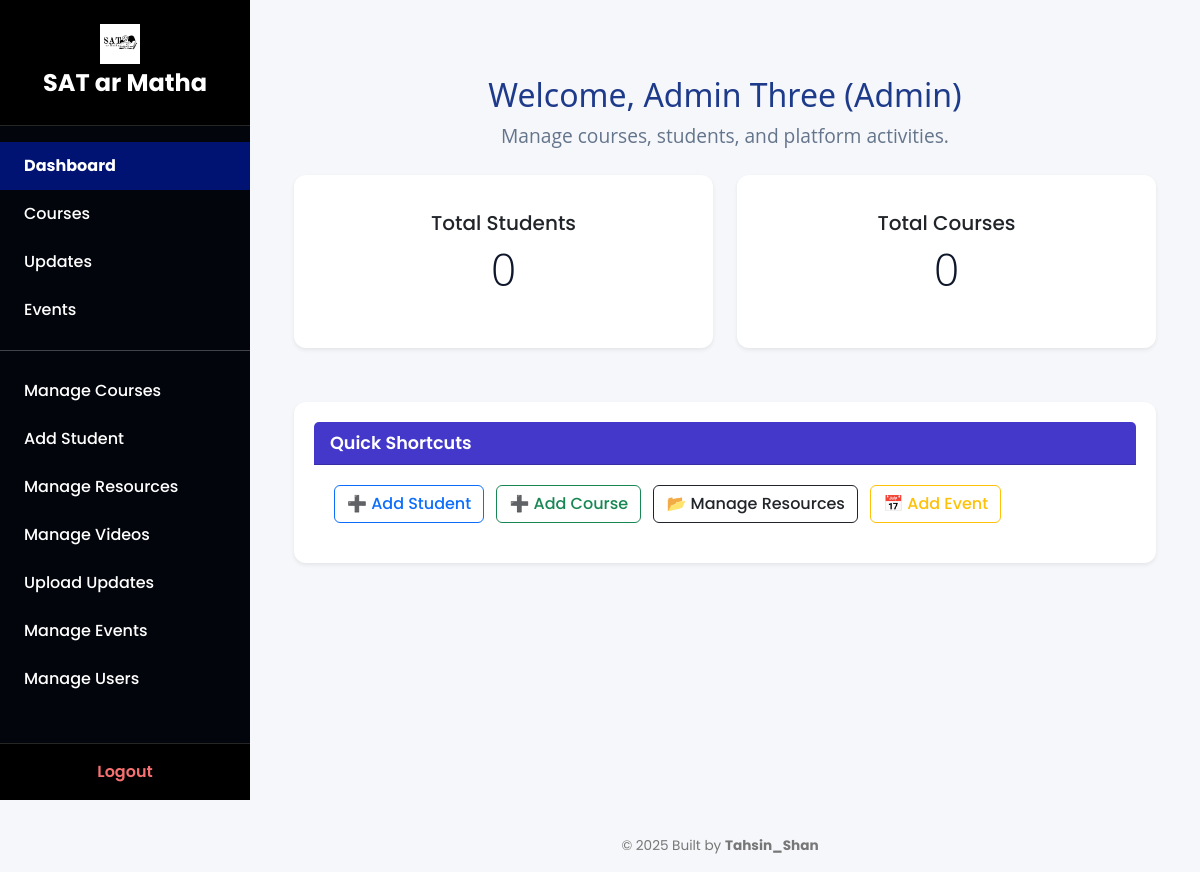
The app's page /dashboard (signed in), older data.
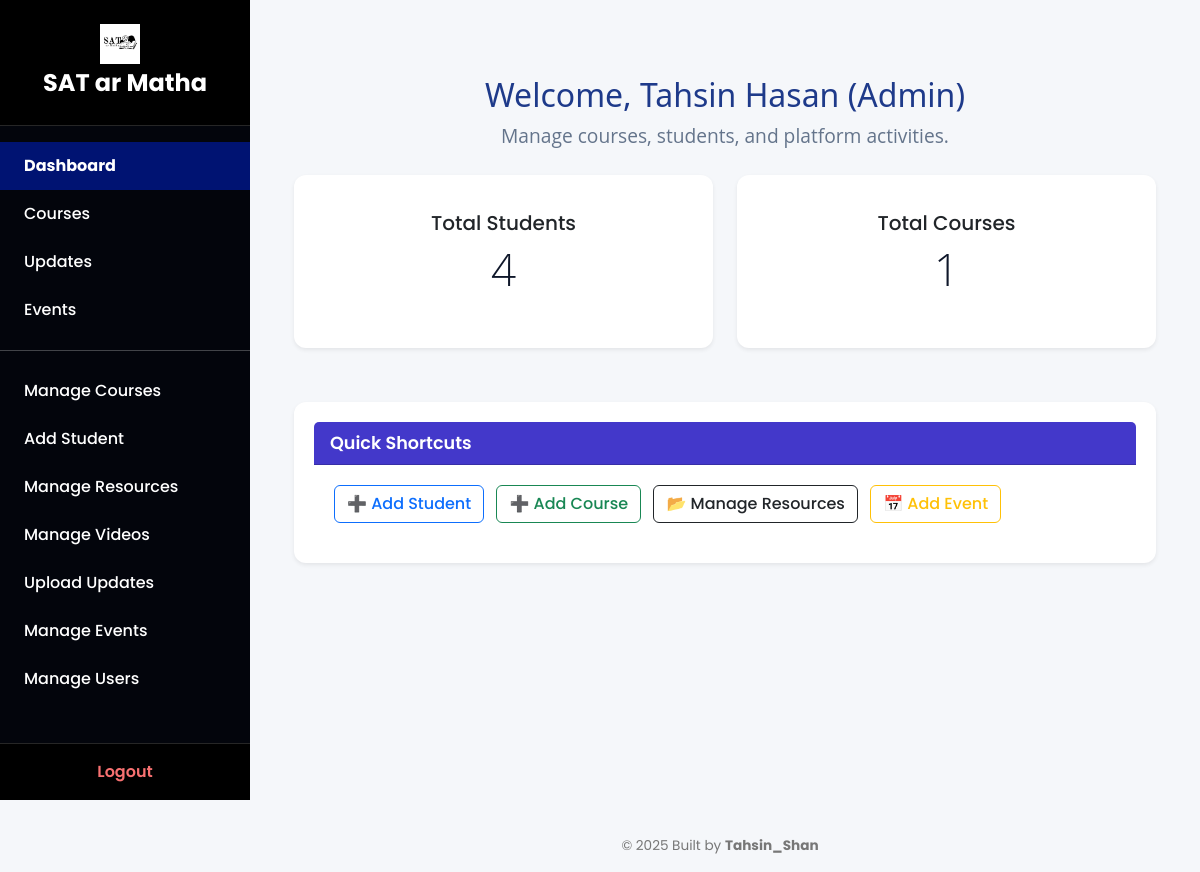
The same page, newer data.
### tables this page shows
CREATE TABLE users (
        id INTEGER PRIMARY KEY AUTOINCREMENT,
        name TEXT NOT NULL,
        role TEXT NOT NULL,
        id_num TEXT,
        roll TEXT,
        reg_no TEXT,
        photo TEXT,
        phone TEXT,
        password_hash TEXT NOT NULL
    );

### app.py (the view)
@app.route('/dashboard')
@login_required
def dashboard():
    conn = get_db_connection()
    user = conn.execute('SELECT * FROM users WHERE id = ?', (session['user_id'],)).fetchone()
    if user['role'] == 'student':
        updates = conn.execute(
            'SELECT title, message, created_at FROM updates ORDER BY created_at DESC LIMIT 5'
        ).fetchall()
        conn.close()
        return render_template(
            'student_dashboard.html',
            user=user,
            role=user['role'],
            updates=updates
        )
    elif user['role'] == 'admin':
        total_courses = conn.execute('SELECT COUNT(*) FROM courses').fetchone()[0]
        total_students = conn.execute('SELECT COUNT(*) FROM users WHERE role = "student"').fetchone()[0]
        conn.close()
        stats = {
            "courses": total_courses,
            "students": total_students
        }
        return render_template(
            'admin_dashboard.html',
            user=user,
            role=user['role'],
            stats=stats
        )
    else:
        conn.close()
        return "Invalid role!"

### app.py (called while the page is built)
def get_db_connection():
    conn = sqlite3.connect('database.db')
    conn.row_factory = sqlite3.Row
    return conn

def login_required(f):
    @wraps(f)
    def decorated_function(*args, **kwargs):
        if 'user_id' not in session:
            return redirect(url_for('login'))
        return f(*args, **kwargs)
    return decorated_function

@app.context_processor
def inject_user_role():
    return dict(role=session.get('role'))

@app.context_processor
def inject_user_role():
    return dict(role=session.get('role'))

### templates/admin_dashboard.html (shortened to what this page needs)
{% extends "dashboard_base.html" %}
{% block content %}
<div class="container-fluid mt-4">
  <h2>Welcome, {{ user.name }} (Admin)</h2>
  <p class="text-muted">Manage courses, students, and platform activities.</p>
  <div class="row mt-4">
    <div class="col-md-6">
      <div class="card text-center shadow-sm">
        <div class="card-body">
          <h5 class="card-title">Total Students</h5>
          <p class="display-6">{{ stats.students }}</p>
        </div>
      </div>
    </div>
    <div class="col-md-6">
      <div class="card text-center shadow-sm">
        <div class="card-body">
          <h5 class="card-title">Total Courses</h5>
          <p class="display-6">{{ stats.courses }}</p>
        </div>
      </div>
    </div>
  </div>
  <div class="row mt-4">
    <div class="col-md-12">
      <div class="card shadow-sm">
        <div class="card-header">Quick Shortcuts</div>
        <div class="card-body">
          <a href="/admin/add-student" class="btn btn-outline-primary m-1">➕ Add Student</a>
          <a href="/admin/manage_course" class="btn btn-outline-success m-1">➕ Add Course</a>
          <a href="/admin/manage_resources" class="btn btn-outline-dark m-1">📂 Manage Resources</a>
          <a href="/manage-events" class="btn btn-outline-warning m-1">📅 Add Event</a>
        </div>
      </div>
    </div>
  </div>
</div>
{% endblock %}

Row changes from the older to the newer data that the page shows:
changed users: name "Admin Three" → "Tahsin Hasan"
Text that changed along with them:
{{ stats.students }}: "0" → "4"
{{ stats.courses }}: "0" → "1"
